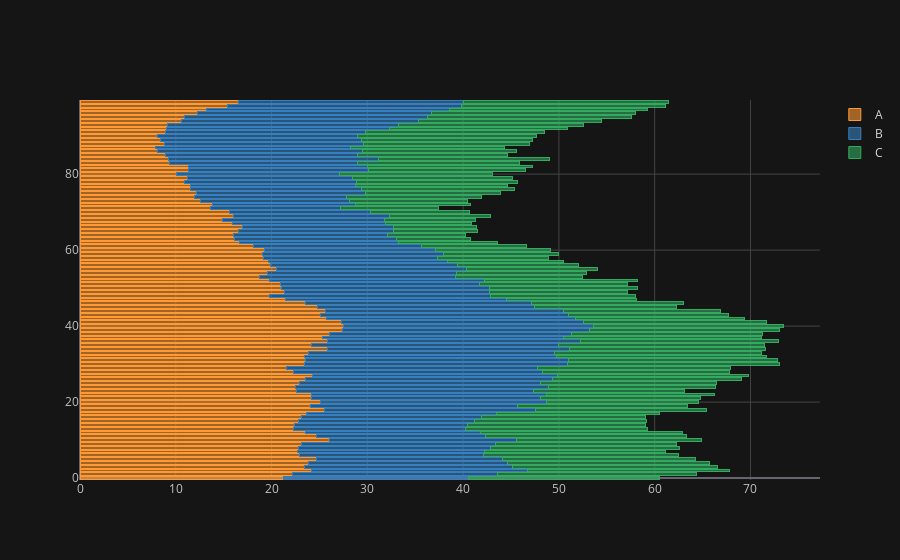

Write notebook code for a chart like this one.
### Code cell
df.iplot(kind='barh',barmode='stack',bargap=0.3)
